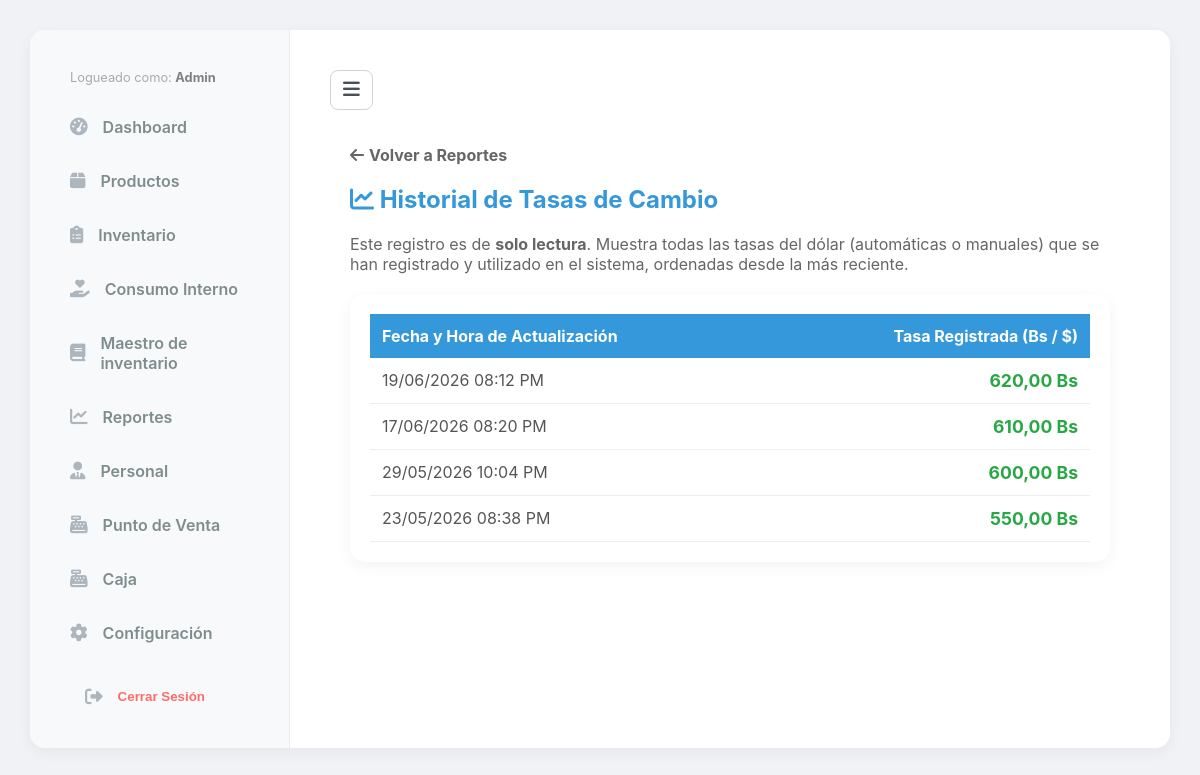
The page /reportes/tasas-bcv/ (signed in) on the database as committed earlier.
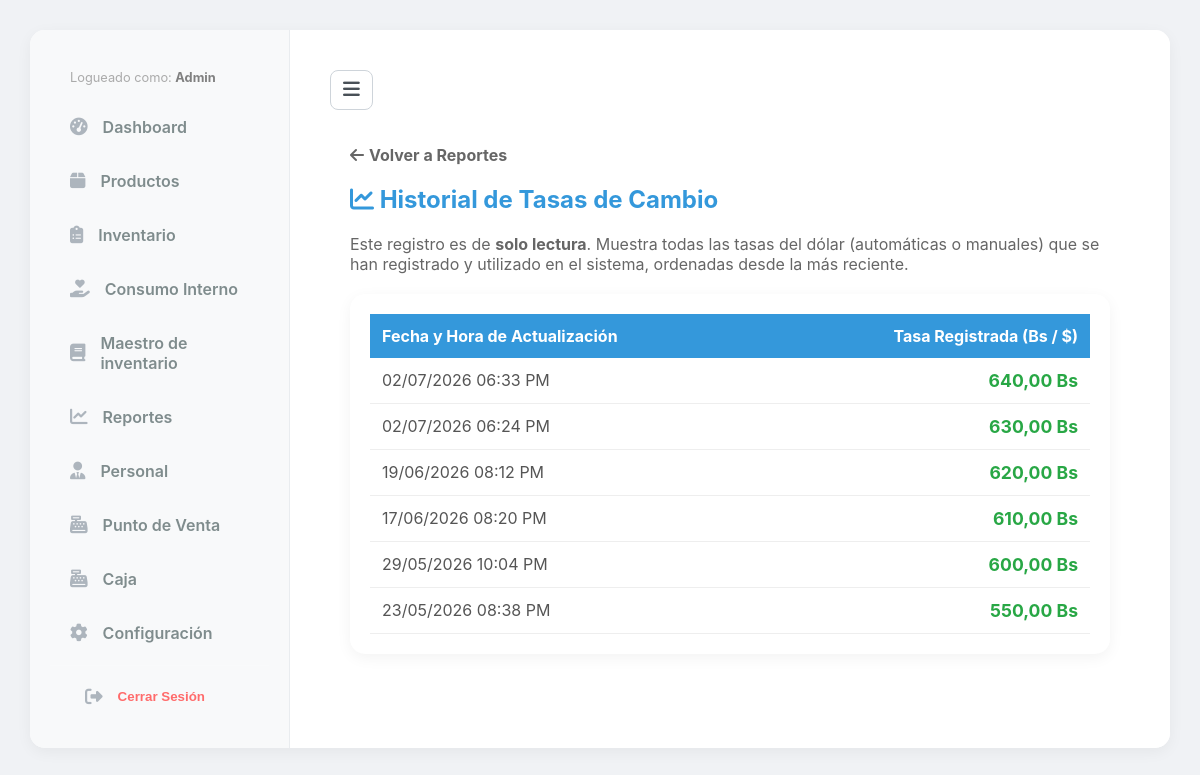
The same page on the database as committed later.
### tables/models.py (models this page shows, shortened)
class TasaBCV(models.Model):
    precio = models.DecimalField(max_digits=10, decimal_places=2, verbose_name="Precio en Bs")
    fecha_actualizacion = models.DateTimeField(auto_now=True)

### reports/views.py (the view)
# urls.py: path('tasas-bcv/', views.historial_tasas_bcv, name='historial_tasas_bcv'),
@never_cache
@staff_member_required
def historial_tasas_bcv(request):
    tasas_list = TasaBCV.objects.all().order_by('-fecha_actualizacion')
    paginator = Paginator(tasas_list, 10)
    page_number = request.GET.get('page')
    tasas = paginator.get_page(page_number)
    return render(request, 'reports/tasa_bcv_history.html', {'tasas': tasas})

### core/context_processors.py (called while the page is built)
def configuracion_global(request):
    return {
        'config': Configuracion.get_solo()
    }

### core/models.py (called while the page is built)
    @classmethod
    def get_solo(cls):
        obj, created = cls.objects.get_or_create(id=1)
        return obj

### reports/templates/reports/tasa_bcv_history.html (shortened to what this page needs)
{% extends 'base.html' %}
{% load static %}
{% block content %}
<div style="padding: 20px; max-width: 800px; margin: 0 auto;">
    <div style="margin-bottom: 15px;">
         <a href="{% url 'reportes_index' %}" style="text-decoration: none; color: #666; font-weight: bold; display: inline-flex; align-items: center; gap: 5px;">
            <i class="fas fa-arrow-left"></i> Volver a Reportes
        </a>
    </div>
    <h2 style="color: var(--primary-blue, #0d6efd);"><i class="fas fa-chart-line"></i> Historial de Tasas de Cambio</h2>
    <p style="color: #666; margin-bottom: 20px;">Este registro es de <strong>solo lectura</strong>. Muestra todas las tasas del dólar (automáticas o manuales) que se han registrado y utilizado en el sistema, ordenadas desde la más reciente.</p>
    <div class="card-style">
        <table style="width: 100%; border-collapse: collapse;">
            <thead style="background: var(--primary-blue, #0d6efd); color: white;">
                <tr>
                    <th style="padding: 12px; text-align: left;">Fecha y Hora de Actualización</th>
                    <th style="padding: 12px; text-align: right;">Tasa Registrada (Bs / $)</th>
                </tr>
            </thead>
            <tbody>
                {% for tasa in tasas %}
                <tr style="border-bottom: 1px solid #eee;">
                    <td style="padding: 12px; color: #555;">{{ tasa.fecha_actualizacion|date:"d/m/Y h:i A" }}</td>
                    <td style="padding: 12px; text-align: right; font-weight: bold; color: #28a745; font-size: 1.1em;">{{ tasa.precio }} Bs</td>
                </tr>
                {% empty %}
                <tr>
                    <td colspan="2" style="padding: 20px; text-align: center; color: #777;">No hay tasas registradas en el sistema aún.</td>
                </tr>
                {% endfor %}
            </tbody>
        </table>
    </div>
</div>
{% endblock %}

Rows that differ between the two databases and show on the page:
added TasaBCV: fecha_actualizacion "02/07/2026 06:33 PM", precio "640,00"
added TasaBCV: fecha_actualizacion "02/07/2026 06:24 PM", precio "630,00"
